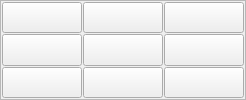
            <widget class="QFrame" name="frame_6">
             <property name="enabled">
              <bool>true</bool>
             </property>
             <property name="sizePolicy">
              <sizepolicy hsizetype="Expanding" vsizetype="Expanding">
               <horstretch>0</horstretch>
               <verstretch>0</verstretch>
              </sizepolicy>
             </property>
             <property name="frameShape">
              <enum>QFrame::StyledPanel</enum>
             </property>
             <property name="frameShadow">
              <enum>QFrame::Raised</enum>
             </property>
             <layout class="QGridLayout" name="gridLayout_6">
              <property name="leftMargin">
               <number>1</number>
              </property>
              <property name="topMargin">
               <number>1</number>
              </property>
              <property name="rightMargin">
               <number>1</number>
              </property>
              <property name="bottomMargin">
               <number>1</number>
              </property>
              <property name="spacing">
               <number>1</number>
              </property>
              <item row="0" column="0">
               <widget class="QPushButton" name="but_46">
                <property name="sizePolicy">
                 <sizepolicy hsizetype="Expanding" vsizetype="Expanding">
                  <horstretch>1</horstretch>
                  <verstretch>1</verstretch>
                 </sizepolicy>
                </property>
                <property name="minimumSize">
                 <size>
                  <width>30</width>
                  <height>30</height>
                 </size>
                </property>
                <property name="toolTip">
                 <string/>
                </property>
                <property name="text">
                 <string> </string>
                </property>
                <attribute name="buttonGroup">
                 <string notr="true">tl_sudoku</string>
                </attribute>
               </widget>
              </item>
              <item row="0" column="1">
               <widget class="QPushButton" name="but_47">
                <property name="sizePolicy">
                 <sizepolicy hsizetype="Expanding" vsizetype="Expanding">
                  <horstretch>1</horstretch>
                  <verstretch>1</verstretch>
                 </sizepolicy>
                </property>
                <property name="minimumSize">
                 <size>
                  <width>30</width>
                  <height>30</height>
                 </size>
                </property>
                <property name="toolTip">
                 <string/>
                </property>
                <property name="text">
                 <string> </string>
                </property>
                <attribute name="buttonGroup">
                 <string notr="true">tl_sudoku</string>
                </attribute>
               </widget>
              </item>
              <item row="0" column="2">
               <widget class="QPushButton" name="but_48">
                <property name="sizePolicy">
                 <sizepolicy hsizetype="Expanding" vsizetype="Expanding">
                  <horstretch>1</horstretch>
                  <verstretch>1</verstretch>
                 </sizepolicy>
                </property>
                <property name="minimumSize">
                 <size>
                  <width>30</width>
                  <height>30</height>
                 </size>
                </property>
                <property name="toolTip">
                 <string/>
                </property>
                <property name="text">
                 <string> </string>
                </property>
                <attribute name="buttonGroup">
                 <string notr="true">tl_sudoku</string>
                </attribute>
               </widget>
              </item>
              <item row="1" column="0">
               <widget class="QPushButton" name="but_49">
                <property name="sizePolicy">
                 <sizepolicy hsizetype="Expanding" vsizetype="Expanding">
                  <horstretch>1</horstretch>
                  <verstretch>1</verstretch>
                 </sizepolicy>
                </property>
                <property name="minimumSize">
                 <size>
                  <width>30</width>
                  <height>30</height>
                 </size>
                </property>
                <property name="toolTip">
                 <string/>
                </property>
                <property name="text">
                 <string> </string>
                </property>
                <attribute name="buttonGroup">
                 <string notr="true">tl_sudoku</string>
                </attribute>
               </widget>
              </item>
              <item row="1" column="1">
               <widget class="QPushButton" name="but_50">
                <property name="sizePolicy">
                 <sizepolicy hsizetype="Expanding" vsizetype="Expanding">
                  <horstretch>1</horstretch>
                  <verstretch>1</verstretch>
                 </sizepolicy>
                </property>
                <property name="minimumSize">
                 <size>
                  <width>30</width>
                  <height>30</height>
                 </size>
                </property>
                <property name="toolTip">
                 <string/>
                </property>
                <property name="text">
                 <string> </string>
                </property>
                <attribute name="buttonGroup">
                 <string notr="true">tl_sudoku</string>
                </attribute>
               </widget>
              </item>
              <item row="1" column="2">
               <widget class="QPushButton" name="but_51">
                <property name="sizePolicy">
                 <sizepolicy hsizetype="Expanding" vsizetype="Expanding">
                  <horstretch>1</horstretch>
                  <verstretch>1</verstretch>
                 </sizepolicy>
                </property>
                <property name="minimumSize">
                 <size>
                  <width>30</width>
                  <height>30</height>
                 </size>
                </property>
                <property name="toolTip">
                 <string/>
                </property>
                <property name="text">
                 <string> </string>
                </property>
                <attribute name="buttonGroup">
                 <string notr="true">tl_sudoku</string>
                </attribute>
               </widget>
              </item>
              <item row="2" column="0">
               <widget class="QPushButton" name="but_52">
                <property name="sizePolicy">
                 <sizepolicy hsizetype="Expanding" vsizetype="Expanding">
                  <horstretch>1</horstretch>
                  <verstretch>1</verstretch>
                 </sizepolicy>
                </property>
                <property name="minimumSize">
                 <size>
                  <width>30</width>
                  <height>30</height>
                 </size>
                </property>
                <property name="toolTip">
                 <string/>
                </property>
                <property name="text">
                 <string> </string>
                </property>
                <attribute name="buttonGroup">
                 <string notr="true">tl_sudoku</string>
                </attribute>
               </widget>
              </item>
              <item row="2" column="1">
               <widget class="QPushButton" name="but_53">
                <property name="sizePolicy">
                 <sizepolicy hsizetype="Expanding" vsizetype="Expanding">
                  <horstretch>1</horstretch>
                  <verstretch>1</verstretch>
                 </sizepolicy>
                </property>
                <property name="minimumSize">
                 <size>
                  <width>30</width>
                  <height>30</height>
                 </size>
                </property>
                <property name="toolTip">
                 <string/>
                </property>
                <property name="text">
                 <string> </string>
                </property>
                <attribute name="buttonGroup">
                 <string notr="true">tl_sudoku</string>
                </attribute>
               </widget>
              </item>
              <item row="2" column="2">
               <widget class="QPushButton" name="but_54">
                <property name="enabled">
                 <bool>true</bool>
                </property>
                <property name="sizePolicy">
                 <sizepolicy hsizetype="Expanding" vsizetype="Expanding">
                  <horstretch>1</horstretch>
                  <verstretch>1</verstretch>
                 </sizepolicy>
                </property>
                <property name="minimumSize">
                 <size>
                  <width>30</width>
                  <height>30</height>
                 </size>
                </property>
                <property name="toolTip">
                 <string/>
                </property>
                <property name="text">
                 <string> </string>
                </property>
                <attribute name="buttonGroup">
                 <string notr="true">tl_sudoku</string>
                </attribute>
               </widget>
              </item>
             </layout>
            </widget>
